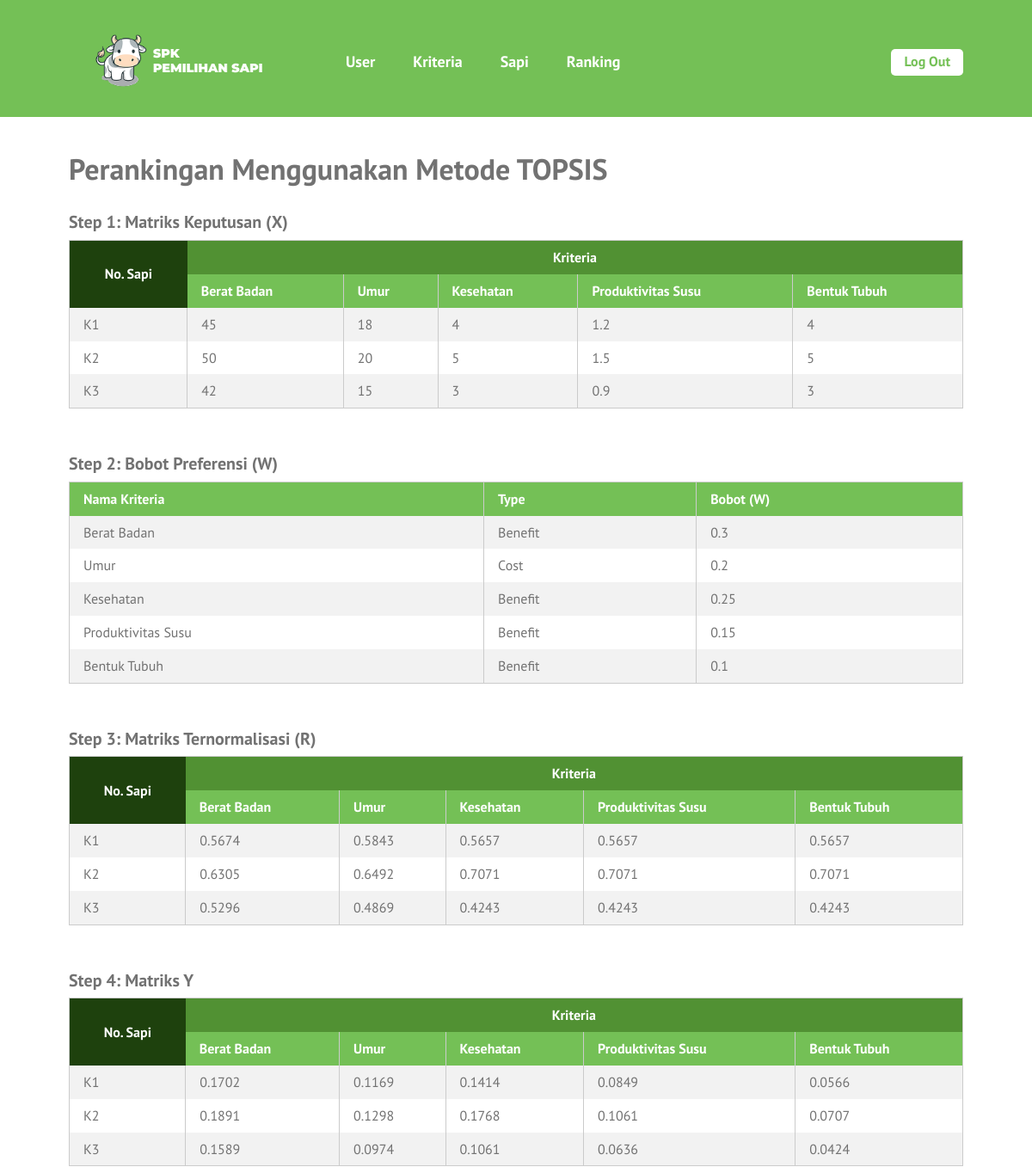
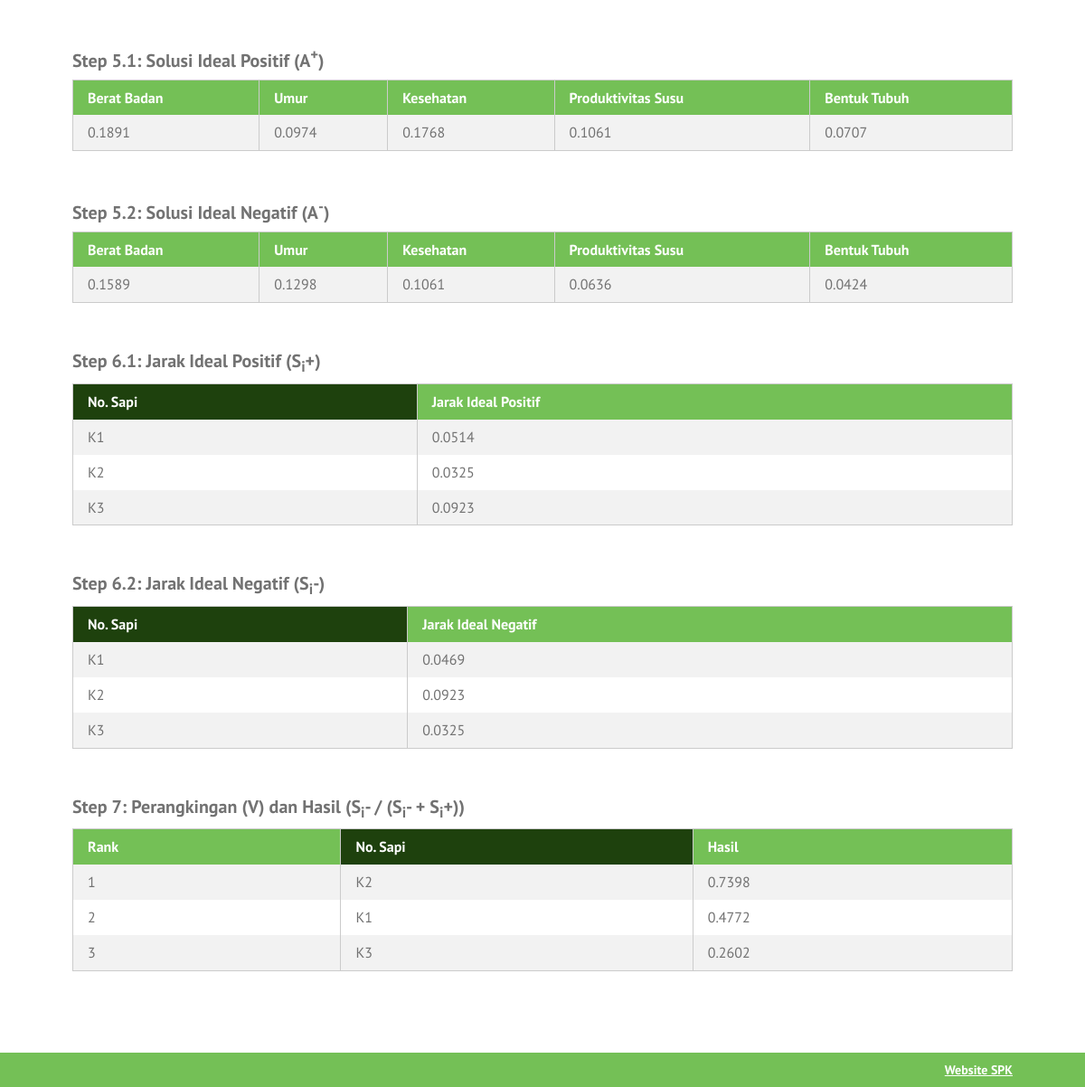
Screenshot of /ranking-topsis.php (signed in) with the database file from the repository (2 pictures, top to bottom).
### tables this page shows
CREATE TABLE `kriteria` (
  `id_kriteria` int(10) NOT NULL,
  `nama` varchar(30) NOT NULL,
  `type` enum('benefit','cost') NOT NULL,
  `bobot` float NOT NULL,
  `ada_pilihan` tinyint(1) DEFAULT NULL,
  `urutan_order` int(2) NOT NULL
);

CREATE TABLE `sapi` (
  `id_sapi` int(10) NOT NULL,
  `no_kalung` varchar(6) NOT NULL,
  `ciri_khas` text NOT NULL,
  `tanggal_input` date NOT NULL
);

### ranking-topsis.php (the view, shortened to what this page needs)
<?php
require_once('includes/init.php');
$judul_page = 'Perankingan Menggunakan Metode TOPSIS';
require_once('template-parts/header.php');
$digit = 4;
$query = $pdo->prepare('SELECT id_kriteria, nama, type, bobot
	FROM kriteria ORDER BY urutan_order ASC');
$query->execute();
$query->setFetchMode(PDO::FETCH_ASSOC);
$kriterias = $query->fetchAll();
$query2 = $pdo->prepare('SELECT id_sapi, no_kalung FROM sapi');
$query2->execute();
$query2->setFetchMode(PDO::FETCH_ASSOC);
$sapis = $query2->fetchAll();
$matriks_x = array();
foreach($kriterias as $kriteria):
	foreach($sapis as $sapi):
		$id_sapi = $sapi['id_sapi'];
		$id_kriteria = $kriteria['id_kriteria'];
		$query3 = $pdo->prepare('SELECT nilai FROM nilai_sapi
			WHERE id_sapi = :id_sapi AND id_kriteria = :id_kriteria');
		$query3->execute(array(
			'id_sapi' => $id_sapi,
			'id_kriteria' => $id_kriteria,
		));
		$query3->setFetchMode(PDO::FETCH_ASSOC);
		if($nilai_sapi = $query3->fetch()) {
			$matriks_x[$id_kriteria][$id_sapi] = $nilai_sapi['nilai'];
		} else {
			$matriks_x[$id_kriteria][$id_sapi] = 0;
		}
	endforeach;
endforeach;
$matriks_r = array();
foreach($matriks_x as $id_kriteria => $nilai_sapis):
	$jumlah_kuadrat = 0;
	foreach($nilai_sapis as $nilai_sapi):
		$jumlah_kuadrat += pow($nilai_sapi, 2);
	endforeach;
	$akar_kuadrat = sqrt($jumlah_kuadrat);
	foreach($nilai_sapis as $id_sapi => $nilai_sapi):
		$matriks_r[$id_kriteria][$id_sapi] = $nilai_sapi / $akar_kuadrat;
	endforeach;
endforeach;
$matriks_y = array();
foreach($kriterias as $kriteria):
	foreach($sapis as $sapi):
		$bobot = $kriteria['bobot'];
		$id_sapi = $sapi['id_sapi'];
		$id_kriteria = $kriteria['id_kriteria'];
		$nilai_r = $matriks_r[$id_kriteria][$id_sapi];
		$matriks_y[$id_kriteria][$id_sapi] = $bobot * $nilai_r;
	endforeach;
endforeach;
$solusi_ideal_positif = array();
$solusi_ideal_negatif = array();
foreach($kriterias as $kriteria):
	$id_kriteria = $kriteria['id_kriteria'];
	$type_kriteria = $kriteria['type'];
	$nilai_max = max($matriks_y[$id_kriteria]);
	$nilai_min = min($matriks_y[$id_kriteria]);
	if($type_kriteria == 'benefit'):
		$s_i_p = $nilai_max;
		$s_i_n = $nilai_min;
	elseif($type_kriteria == 'cost'):
		$s_i_p = $nilai_min;
		$s_i_n = $nilai_max;
	endif;
	$solusi_ideal_positif[$id_kriteria] = $s_i_p;
	$solusi_ideal_negatif[$id_kriteria] = $s_i_n;
endforeach;
$jarak_ideal_positif = array();
$jarak_ideal_negatif = array();
foreach($sapis as $sapi):
	$id_sapi = $sapi['id_sapi'];
	$jumlah_kuadrat_jip = 0;
	$jumlah_kuadrat_jin = 0;
	foreach($matriks_y as $id_kriteria => $nilai_sapis):
		$hsl_pengurangan_jip = $nilai_sapis[$id_sapi] - $solusi_ideal_positif[$id_kriteria];
		$hsl_pengurangan_jin = $nilai_sapis[$id_sapi] - $solusi_ideal_negatif[$id_kriteria];
		$jumlah_kuadrat_jip += pow($hsl_pengurangan_jip, 2);
		$jumlah_kuadrat_jin += pow($hsl_pengurangan_jin, 2);
	endforeach;
	$akar_kuadrat_jip = sqrt($jumlah_kuadrat_jip);
	$akar_kuadrat_jin = sqrt($jumlah_kuadrat_jin);
	$jarak_ideal_positif[$id_sapi] = $akar_kuadrat_jip;
	$jarak_ideal_negatif[$id_sapi] = $akar_kuadrat_jin;
endforeach;
$ranks = array();
foreach($sapis as $sapi):
	$s_negatif = $jarak_ideal_negatif[$sapi['id_sapi']];
	$s_positif = $jarak_ideal_positif[$sapi['id_sapi']];
	$nilai_v = $s_negatif / ($s_positif + $s_negatif);
	$ranks[$sapi['id_sapi']]['id_sapi'] = $sapi['id_sapi'];
	$ranks[$sapi['id_sapi']]['no_kalung'] = $sapi['no_kalung'];
	$ranks[$sapi['id_sapi']]['nilai'] = $nilai_v;
endforeach;
?>
<div class="main-content-row">
<div class="container clearfix">
	<div class="main-content main-content-full the-content">
		<h1><?php echo $judul_page; ?></h1>
		<h3>Step 1: Matriks Keputusan (X)</h3>
		<table class="pure-table pure-table-striped">
			<thead>
				<tr class="super-top">
					<th rowspan="2" class="super-top-left">No. Sapi</th>
					<th colspan="<?php echo count($kriterias); ?>">Kriteria</th>
				</tr>
				<tr>
					<?php foreach($kriterias as $kriteria ): ?>
						<th><?php echo $kriteria['nama']; ?></th>
					<?php endforeach; ?>
				</tr>
			</thead>
			<tbody>
				<?php foreach($sapis as $sapi): ?>
					<tr>
						<td><?php echo $sapi['no_kalung']; ?></td>
						<?php
						foreach($kriterias as $kriteria):
							$id_sapi = $sapi['id_sapi'];
							$id_kriteria = $kriteria['id_kriteria'];
							echo '<td>';
							echo $matriks_x[$id_kriteria][$id_sapi];
							echo '</td>';
						endforeach;
						?>
					</tr>
				<?php endforeach; ?>
			</tbody>
		</table>
		<h3>Step 2: Bobot Preferensi (W)</h3>
		<table class="pure-table pure-table-striped">
			<thead>
				<tr>
					<th>Nama Kriteria</th>
					<th>Type</th>
					<th>Bobot (W)</th>
				</tr>
			</thead>
			<tbody>
				<?php foreach($kriterias as $hasil): ?>
					<tr>
						<td><?php echo $hasil['nama']; ?></td>
						<td>
						<?php
						if($hasil['type'] == 'benefit') {
							echo 'Benefit';
						} elseif($hasil['type'] == 'cost') {
							echo 'Cost';
						}
						?>
						</td>
						<td><?php echo $hasil['bobot']; ?></td>
					</tr>
				<?php endforeach; ?>
			</tbody>
		</table>
		<h3>Step 3: Matriks Ternormalisasi (R)</h3>
		<table class="pure-table pure-table-striped">
			<thead>
				<tr class="super-top">
					<th rowspan="2" class="super-top-left">No. Sapi</th>
					<th colspan="<?php echo count($kriterias); ?>">Kriteria</th>
				</tr>
				<tr>
					<?php foreach($kriterias as $kriteria ): ?>
						<th><?php echo $kriteria['nama']; ?></th>
					<?php endforeach; ?>
				</tr>
			</thead>
			<tbody>
				<?php foreach($sapis as $sapi): ?>
					<tr>
						<td><?php echo $sapi['no_kalung']; ?></td>
						<?php
						foreach($kriterias as $kriteria):
							$id_sapi = $sapi['id_sapi'];
							$id_kriteria = $kriteria['id_kriteria'];
							echo '<td>';
							echo round($matriks_r[$id_kriteria][$id_sapi], $digit);
							echo '</td>';
						endforeach;
						?>
					</tr>
				<?php endforeach; ?>
			</tbody>
		</table>
		<h3>Step 4: Matriks Y</h3>
		<table class="pure-table pure-table-striped">
			<thead>
				<tr class="super-top">
					<th rowspan="2" class="super-top-left">No. Sapi</th>
					<th colspan="<?php echo count($kriterias); ?>">Kriteria</th>
				</tr>
				<tr>
					<?php foreach($kriterias as $kriteria ): ?>
						<th><?php echo $kriteria['nama']; ?></th>
					<?php endforeach; ?>
				</tr>
			</thead>
			<tbody>
				<?php foreach($sapis as $sapi): ?>
					<tr>
						<td><?php echo $sapi['no_kalung']; ?></td>
						<?php
						foreach($kriterias as $kriteria):
							$id_sapi = $sapi['id_sapi'];
							$id_kriteria = $kriteria['id_kriteria'];
							echo '<td>';
							echo round($matriks_y[$id_kriteria][$id_sapi], $digit);
							echo '</td>';
						endforeach;
						?>
					</tr>
				<?php endforeach; ?>
			</tbody>
		</table>
		<h3>Step 5.1: Solusi Ideal Positif (A<sup>+</sup>)</h3>
		<table class="pure-table pure-table-striped">
			<thead>
				<tr>
					<?php foreach($kriterias as $kriteria ): ?>
						<th><?php echo $kriteria['nama']; ?></th>
					<?php endforeach; ?>
				</tr>
			</thead>
			<tbody>
				<tr>
					<?php foreach($kriterias as $kriteria ): ?>
						<td>
							<?php
							$id_kriteria = $kriteria['id_kriteria'];
							echo round($solusi_ideal_positif[$id_kriteria], $digit);
							?>
						</td>
					<?php endforeach; ?>
				</tr>
			</tbody>
		</table>
		<h3>Step 5.2: Solusi Ideal Negatif (A<sup>-</sup>)</h3>
		<table class="pure-table pure-table-striped">
			<thead>
				<tr>
					<?php foreach($kriterias as $kriteria ): ?>
						<th><?php echo $kriteria['nama']; ?></th>
					<?php endforeach; ?>
				</tr>
			</thead>
			<tbody>
				<tr>
					<?php foreach($kriterias as $kriteria ): ?>
						<td>
							<?php
							$id_kriteria = $kriteria['id_kriteria'];
							echo round($solusi_ideal_negatif[$id_kriteria], $digit);
							?>
						</td>
					<?php endforeach; ?>
				</tr>
			</tbody>
		</table>
		<h3>Step 6.1: Jarak Ideal Positif (S<sub>i</sub>+)</h3>
		<table class="pure-table pure-table-striped">
			<thead>
				<tr>
					<th class="super-top-left">No. Sapi</th>
					<th>Jarak Ideal Positif</th>
				</tr>
			</thead>
			<tbody>
				<?php foreach($sapis as $sapi ): ?>
					<tr>
						<td><?php echo $sapi['no_kalung']; ?></td>
						<td>
							<?php
							$id_sapi = $sapi['id_sapi'];
							echo round($jarak_ideal_positif[$id_sapi], $digit);
							?>
						</td>
					</tr>
				<?php endforeach; ?>
			</tbody>
		</table>
		<h3>Step 6.2: Jarak Ideal Negatif (S<sub>i</sub>-)</h3>
		<table class="pure-table pure-table-striped">
			<thead>
				<tr>
					<th class="super-top-left">No. Sapi</th>
					<th>Jarak Ideal Negatif</th>
				</tr>
			</thead>
			<tbody>
				<?php foreach($sapis as $sapi ): ?>
					<tr>
						<td><?php echo $sapi['no_kalung']; ?></td>
						<td>
							<?php
							$id_sapi = $sapi['id_sapi'];
							echo round($jarak_ideal_negatif[$id_sapi], $digit);
							?>
						</td>
					</tr>
				<?php endforeach; ?>
			</tbody>
		</table>
		<?php
		$sorted_ranks = $ranks;
		if(function_exists('array_multisort')):
			foreach ($sorted_ranks as $key => $row) {
				$no_kalung[$key]  = $row['no_kalung'];
				$nilai[$key] = $row['nilai'];
			}
			array_multisort($nilai, SORT_DESC, $no_kalung, SORT_ASC, $sorted_ranks);
		endif;
		?>
		<h3>Step 7: Perangkingan (V) dan Hasil (S<sub>i</sub>- / (S<sub>i</sub>- + S<sub>i</sub>+))</h3>
		<table class="pure-table pure-table-striped">
			<thead>
				<tr>
					<th>Rank</th>
					<th class="super-top-left">No. Sapi</th>
					<th>Hasil</th>
				</tr>
			</thead>
			<tbody>
				<?php
				$rank_number = 1;
				foreach($sorted_ranks as $sapi): ?>
					<tr>
						<td><?php echo $rank_number++; ?></td>
						<td><?php echo $sapi['no_kalung']; ?></td>
						<td><?php echo round($sapi['nilai'], $digit); ?></td>
					</tr>
				<?php endforeach; ?>
			</tbody>
		</table>
	</div>
</div>
</div>
<?php
require_once('template-parts/footer.php');

### stylesheets/style.css (style rules this page uses)
html,body,div,span,applet,object,iframe,h1,h2,h3,h4,h5,h6,p,blockquote,pre,a,abbr,acronym,address,big,cite,code,del,dfn,em,img,ins,kbd,q,s,samp,small,strike,strong,sub,sup,tt,var,b,u,i,center,dl,dt,dd,ol,ul,li,fieldset,form,label,legend,table,caption,tbody,tfoot,thead,tr,th,td,article,aside,canvas,details,embed,figure,figcaption,footer,header,hgroup,menu,nav,output,ruby,section,summary,time,mark,audio,video { margin:0;padding:0;border:0;font-size:100%;vertical-align:baseline }
body { line-height:1 }
table { border-collapse:collapse;border-spacing:0 }
*,*:before,*:after { -moz-box-sizing:border-box;-webkit-box-sizing:border-box;box-sizing:border-box }
.clearfix:before,.clearfix:after { content:" ";display:table }
.clear,.clearfix:after { clear:both }
.container { max-width:1100px;margin:0 auto;position:relative;padding:0 30px }
body { background:#74c056;font-family:"PT Sans",sans-serif;color:#727272;font-size:14px;line-height:1.3;font-weight:500 }
sup,sub { vertical-align:super;font-size:smaller }
sub { vertical-align:sub }
h1,h2,h3,h4,h5,h6 { font-weight:300 }
.pure-table { border-collapse:collapse;border-spacing:0;empty-cells:show;border:1px solid #cbcbcb;width:100% }
.pure-table td,.pure-table th { border-left:1px solid #cbcbcb;border-width:0 0 0 1px;font-size:inherit;margin:0;overflow:visible;padding:0.5em 1em }
.pure-table tr.super-top th { background:#519133;color:#fff;text-align:center;vertical-align:middle;border:0 }
.pure-table tr.super-top th.super-top-left { background:#1e410d }
.pure-table th.super-top-left { background:#1e410d }
.pure-table td:first-child,.pure-table th:first-child { border-left-width:0 }
.pure-table thead { background-color:#74c056;color:#fff;text-align:left;vertical-align:bottom }
.pure-table thead th { color:#fff }
.pure-table td { background-color:transparent }
.pure-table-striped tr:nth-child(2n-1) td { background-color:#f2f2f2 }
.the-content { font-size:16px;line-height:1.42857 }
.the-content h1,.the-content h2,.the-content h3,.the-content h4,.the-content h5,.the-content h6 { font-weight:700 }
.the-content h1 { font-size:34px;margin:0.8em 0 0.8em;padding:0;line-height:1.2 }
.the-content h3 { font-size:20px;margin:0.8em 0 0.3em }
.the-content blockquote,.the-content table,.the-content p,.the-content ul,.the-content ol,.the-content dd,.the-content pre,.the-content iframe,.the-content .flxmap-container,.the-content hr { margin-bottom:1em }
.the-content table { margin-bottom:50px }
.the-content>h1:first-child,.the-content>h3:first-child,.the-content>h2:first-child { margin-top:0 }
.main-content { float:right;width:77%;padding:40px 0 }
.main-content-full { float:none;width:auto }

### rows the page displays
kriteria: nama "Berat Badan", id_kriteria.id_sapi "45", id_kriteria.id_sapi "50", id_kriteria.id_sapi "42", type "Benefit", bobot "0.3", id_kriteria.id_sapi "0.5674", id_kriteria.id_sapi "0.6305", id_kriteria.id_sapi "0.5296", id_kriteria.id_sapi "0.1702", id_kriteria.id_sapi "0.1891", id_kriteria.id_sapi "0.1589", id_kriteria "0.1891", id_kriteria "0.1589"
kriteria: nama "Umur", id_kriteria.id_sapi "18", id_kriteria.id_sapi "20", id_kriteria.id_sapi "15", type "Cost", bobot "0.2", id_kriteria.id_sapi "0.5843", id_kriteria.id_sapi "0.6492", id_kriteria.id_sapi "0.4869", id_kriteria.id_sapi "0.1169", id_kriteria.id_sapi "0.1298", id_kriteria.id_sapi "0.0974", id_kriteria "0.0974", id_kriteria "0.1298"
kriteria: nama "Kesehatan", id_kriteria.id_sapi "4", id_kriteria.id_sapi "5", id_kriteria.id_sapi "3", type "Benefit", bobot "0.25", id_kriteria.id_sapi "0.5657", id_kriteria.id_sapi "0.7071", id_kriteria.id_sapi "0.4243", id_kriteria.id_sapi "0.1414", id_kriteria.id_sapi "0.1768", id_kriteria.id_sapi "0.1061", id_kriteria "0.1768", id_kriteria "0.1061"
kriteria: nama "Produktivitas Susu", id_kriteria.id_sapi "1.2", id_kriteria.id_sapi "1.5", id_kriteria.id_sapi "0.9", type "Benefit", bobot "0.15", id_kriteria.id_sapi "0.5657", id_kriteria.id_sapi "0.7071", id_kriteria.id_sapi "0.4243", id_kriteria.id_sapi "0.0849", id_kriteria.id_sapi "0.1061", id_kriteria.id_sapi "0.0636", id_kriteria "0.1061", id_kriteria "0.0636"
kriteria: nama "Bentuk Tubuh", id_kriteria.id_sapi "4", id_kriteria.id_sapi "5", id_kriteria.id_sapi "3", type "Benefit", bobot "0.1", id_kriteria.id_sapi "0.5657", id_kriteria.id_sapi "0.7071", id_kriteria.id_sapi "0.4243", id_kriteria.id_sapi "0.0566", id_kriteria.id_sapi "0.0707", id_kriteria.id_sapi "0.0424", id_kriteria "0.0707", id_kriteria "0.0424"
sapi: no_kalung "K1", id_sapi "0.0514", id_sapi "0.0469"
sapi: no_kalung "K2", id_sapi "0.0325", id_sapi "0.0923"
sapi: no_kalung "K3", id_sapi "0.0923", id_sapi "0.0325"

### other values shown
$judul_page "Perankingan Menggunakan Metode TOPSIS"
$sapi['no_kalung'] "K2"
$sapi['nilai'] "0.7398"
$sapi['no_kalung'] "K1"
$sapi['nilai'] "0.4772"
$sapi['no_kalung'] "K3"
$sapi['nilai'] "0.2602"
